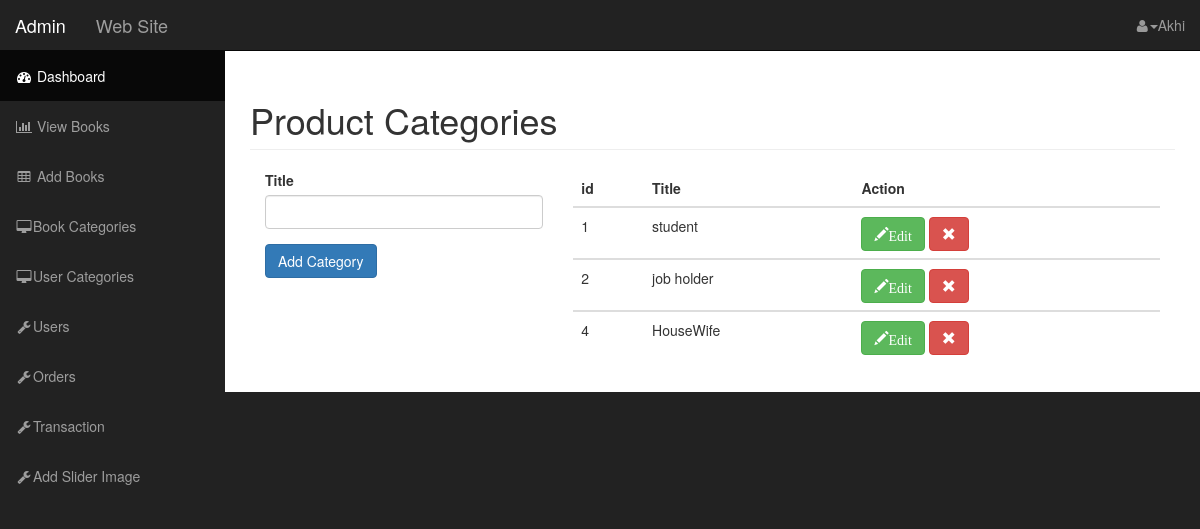
Page /admin/user_categories.php (signed in) on the committed database.
### tables this page shows
CREATE TABLE `user_categories` (
  `cat_id` int(11) NOT NULL,
  `cat_title` varchar(255) NOT NULL
);

### classes/Category.php (called while the page is built, shortened)
<?php
$filepath=realpath(dirname(__FILE__));
include_once ($filepath.'/../lib/Database.php') ;
?>
<?php
class Category{
private $db;
public function __construct()
{
  $this->db=new Database();
}
public function getalluserCat(){
   $query="SELECT * FROM user_categories order by cat_id asc";
   $result=$this->db->select($query);
   return $result;
}
}

### lib/Database.php (called while the page is built, shortened)
<?php
Class Database{
 public $host   = DB_HOST;
 public $user   = DB_USER;
 public $pass   = DB_PASS;
 public $dbname = DB_NAME;
 public $link;
private function connectDB(){
 $this->link = new mysqli($this->host, $this->user, $this->pass,
  $this->dbname);
 }
public function select($query){
  $result = $this->link->query($query) or
   die($this->link->error.__LINE__);
  if($result->num_rows > 0){
    return $result;
  } else {
    return false;
  }
 }
}

### admin/user_categories.php (the view, shortened to what this page needs)
<?php include 'inc/header.php'; ?>
    <div id="wrapper">
        <nav class="navbar navbar-inverse navbar-fixed-top" role="navigation">
              <?php include 'inc/top_nav.php'; ?>
               <?php include 'inc/side_nav.php'; ?>
        </nav>
        <div id="page-wrapper">
            <div class="container-fluid">
<h1 class="page-header">
  Product Categories
</h1>
<div class="col-md-4">
    <form action="" method="post">
        <div class="form-group">
            <label for="category-title">Title</label>
            <input type="text" name="cat_title" class="form-control">
        </div>
        <div class="form-group">
            <input type="submit" class="btn btn-primary" value="Add Category">
        </div>
    </form>
</div>
<div class="col-md-8">
    <table class="table">
            <thead>
        <tr>
            <th>id</th>
            <th>Title</th>
            <th>Action</th>
        </tr>
            </thead>
    <tbody>
        <?php
        $result=$cat->getalluserCat();
        if($result)
        {
            while ($value=$result->fetch_assoc()) {
        ?>
        <tr>
            <td><?php echo $value['cat_id']; ?></td>
            <td><?php echo $value['cat_title']; ?></td>
            <td>
            <a  href="edit_usercat.php?id=<?php echo $value['cat_id'] ;?>" class="glyphicon glyphicon-pencil btn btn-success">Edit<a>
            <a onclick="return confirm('Are You Sure');" href="delete_usercat.php?id=<?php echo $value['cat_id'] ;?>" class="glyphicon glyphicon-remove btn btn-danger"><a>
            </td>
        </tr>
    </tbody>
        <?php } } ?>
        </table>
</div>
       </div>
        </div>
    </div>
   <?php include 'inc/footer.php'; ?>

### admin/css/sb-admin.css (style rules this page uses)
body { margin-top: 100px; background-color: #222; }
@media (min-width:768px) { body { margin-top: 50px; } }
#wrapper { padding-left: 0; }
#page-wrapper { width: 100%; padding: 0; background-color: #fff; }
@media (min-width:768px) { #wrapper { padding-left: 225px; } }
@media (min-width:768px) { #page-wrapper { padding: 10px; } }

### rows in the picture
user_categories: cat_id "1", cat_title "student"
user_categories: cat_id "2", cat_title "job holder"
user_categories: cat_id "4", cat_title "HouseWife"

### other values in the picture
Session::get("adminname") "Akhi"
